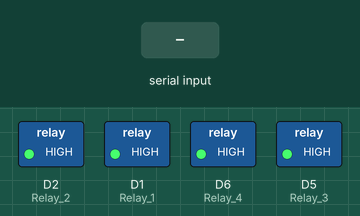
This sketch was run on a simulated ESP8266 (NodeMCU). Shown: switched loads named in the sketch (green lamp = pin HIGH). Inputs (shaded band) come from the test bench.

Above: at 1.2 s.
1.3 s: "A00101A2" received over Serial
At 2.3 s:
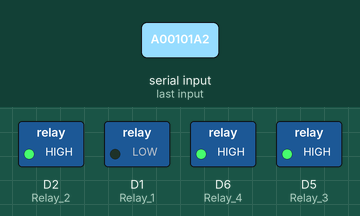
2.8 s: "A00201A3" received over Serial
At 3.5 s:
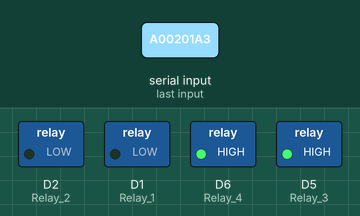
4.3 s: "A00100A1" received over Serial
At 4.6 s:
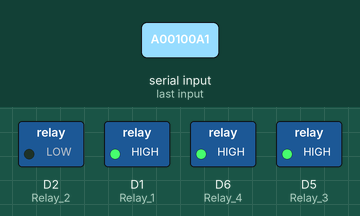
5.8 s: "A00301A4" received over Serial
At 6.9 s:
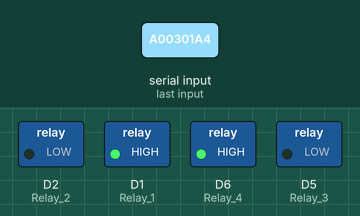
7.3 s: "A00200A2" received over Serial
At 8.1 s:
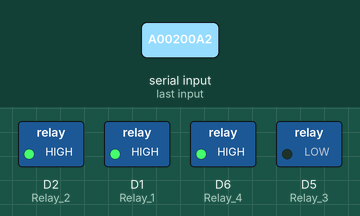
8.8 s: "A00401A5" received over Serial
At 9.2 s:
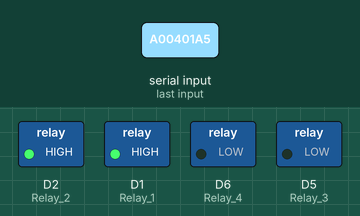
Timing chart, 0 to 11.3 s (numbered marks = the images above; inputs shaded):
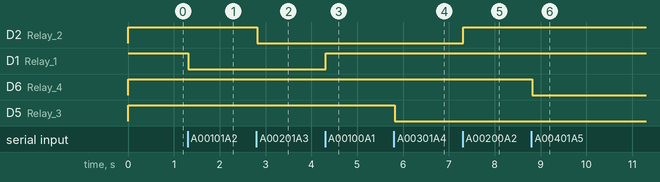

The sketch:

main.ino
```cpp
String data = "";

void setup() {
  Serial.begin(9600);

  pinMode(D1, OUTPUT); // Relay 1
  pinMode(D2, OUTPUT); // Relay 2
  pinMode(D5, OUTPUT); // Relay 3
  pinMode(D6, OUTPUT); // Relay 4

  // relay OFF default
  digitalWrite(D1, HIGH);
  digitalWrite(D2, HIGH);
  digitalWrite(D5, HIGH);
  digitalWrite(D6, HIGH);
}

void loop() {
  while (Serial.available()) {
    char c = Serial.read();
    data += c;
    delay(2);
  }

  if (data.length() > 0) {
    data.trim();

    // RELAY 1
    if (data == "A00101A2") digitalWrite(D1, LOW);   // ON
    if (data == "A00100A1") digitalWrite(D1, HIGH);  // OFF

    // RELAY 2
    if (data == "A00201A3") digitalWrite(D2, LOW);
    if (data == "A00200A2") digitalWrite(D2, HIGH);

    // RELAY 3
    if (data == "A00301A4") digitalWrite(D5, LOW);
    if (data == "A00300A3") digitalWrite(D5, HIGH);

    // RELAY 4
    if (data == "A00401A5") digitalWrite(D6, LOW);
    if (data == "A00400A4") digitalWrite(D6, HIGH);

    data = ""; // reset buffer
  }
}
```

Measured:
- after the input at 1.3 s, D1 (Relay_1): HIGH → LOW at once
- after the input at 2.8 s, D2 (Relay_2): HIGH → LOW at once
- after the input at 4.3 s, D1 (Relay_1): LOW → HIGH at once
- after the input at 5.8 s, D5 (Relay_3): HIGH → LOW at once
- after the input at 7.3 s, D2 (Relay_2): LOW → HIGH at once
- after the input at 8.8 s, D6 (Relay_4): HIGH → LOW at once
